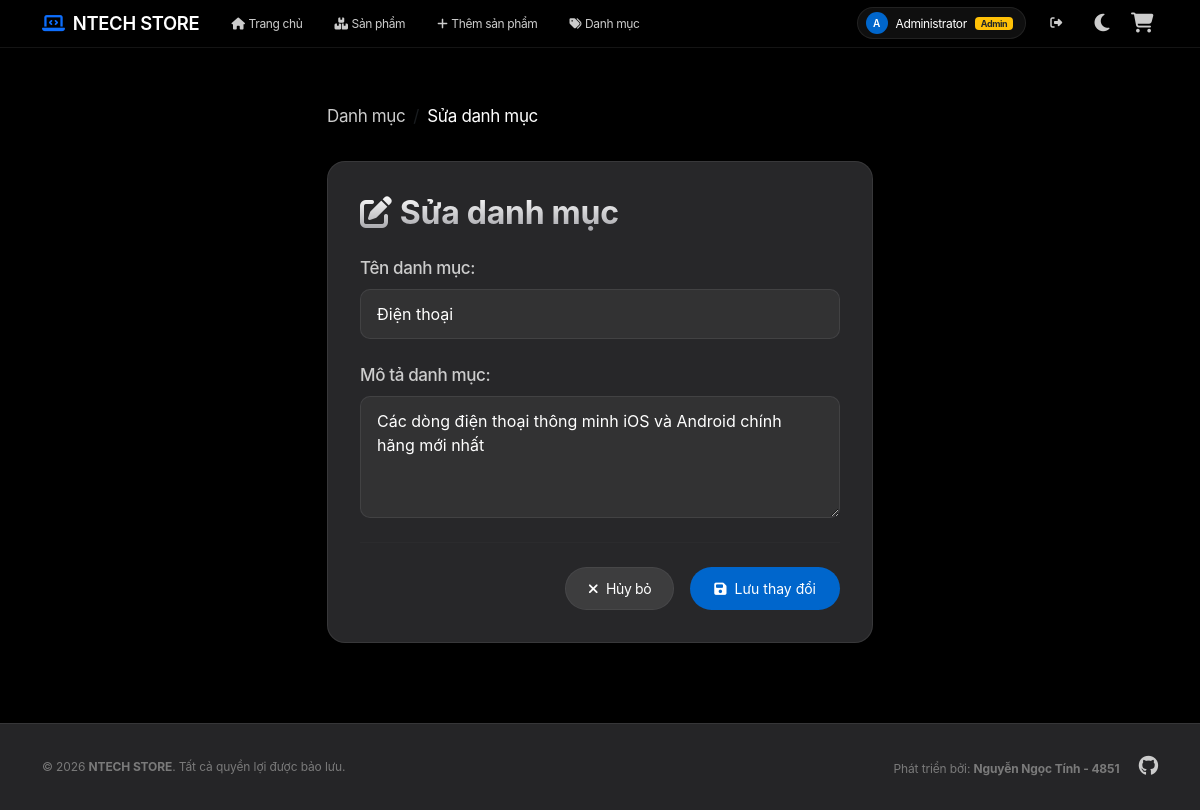
Screenshot of /Category/edit/1 (signed in) with the database file from the repository.
### tables this page shows
CREATE TABLE `category` (
  `id` int NOT NULL AUTO_INCREMENT,
  `name` varchar(100) NOT NULL,
  `description` text,
  PRIMARY KEY (`id`)
);

### index.php (called while the page is built, shortened)
<?php
$url = $_GET['url'] ?? '';
$url = rtrim($url, '/');
$url = filter_var($url, FILTER_SANITIZE_URL);
$url = explode('/', $url);
$action = isset($url[1]) && $url[1] != '' ? $url[1] : 'index';
$controller = new $controllerName();
call_user_func_array([$controller, $action], array_slice($url, 2));
?>

### app/config/database.php (called while the page is built, shortened)
<?php
class Database {
    private $host = "localhost";
    private $db_name = "my_store";
    private $username = "root";
    private $password = "";
    public function getConnection() {
        $this->conn = null;
        try {
            $this->conn = new PDO("mysql:host=" . $this->host . ";dbname=" . $this->db_name, $this->username, $this->password);
            $this->conn->exec("SET NAMES utf8mb4");
            $this->conn->setAttribute(PDO::ATTR_ERRMODE, PDO::ERRMODE_EXCEPTION);
        } catch(PDOException $exception) {
            echo "Connection error: " . $exception->getMessage();
        }
        return $this->conn;
    }
}
?>

### app/models/CategoryModel.php (called while the page is built, shortened)
<?php
class CategoryModel
{
    private $conn;
    private $table_name = "category";
    public function __construct($db)
    {
        $this->conn = $db;
    }
    public function getCategoryById($id)
    {
        $query = "SELECT id, name, description FROM " . $this->table_name . " WHERE id = :id";
        $stmt = $this->conn->prepare($query);
        $stmt->bindParam(':id', $id);
        $stmt->execute();
        $result = $stmt->fetch(PDO::FETCH_OBJ);
        return $result;
    }
}
?>

### app/views/category/edit.php (the view, shortened to what this page needs)
<?php include 'app/views/shares/header.php'; ?>
<div class="row mb-3">
    <div class="col-md-6 mx-auto">
        <nav aria-label="breadcrumb">
            <ol class="breadcrumb">
                <li class="breadcrumb-item"><a href="<?php echo BASE_URL; ?>/Category/list" class="text-muted text-decoration-none">Danh mục</a></li>
                <li class="breadcrumb-item active" style="color: var(--text-main);" aria-current="page">Sửa danh mục</li>
            </ol>
        </nav>
    </div>
</div>
<div class="row">
    <div class="col-md-6 mx-auto">
        <div class="glass-card">
            <h2 class="text-gradient fw-bold mb-4"><i class="fa-solid fa-pen-to-square me-2 text-warning"></i>Sửa danh mục</h2>
            <form method="POST" action="<?php echo BASE_URL; ?>/Category/update">
                <div class="mb-4">
                    <label for="name" class="form-label">Tên danh mục:</label>
                    <input type="text" id="name" name="name" class="form-control form-control-glass" value="<?php echo htmlspecialchars($category->name, ENT_QUOTES, 'UTF-8'); ?>" required>
                </div>
                <div class="mb-4">
                    <label for="description" class="form-label">Mô tả danh mục:</label>
                    <textarea id="description" name="description" class="form-control form-control-glass" rows="4"><?php echo htmlspecialchars($category->description ?? '', ENT_QUOTES, 'UTF-8'); ?></textarea>
                </div>
                <hr class="my-4" style="border-color: var(--glass-border);">
                <div class="d-flex gap-3 justify-content-end">
                    <a href="<?php echo BASE_URL; ?>/Category/list" class="btn btn-glass-secondary">
                        <i class="fa-solid fa-xmark me-2"></i>Hủy bỏ
                    </a>
                    <button type="submit" class="btn btn-premium px-4">
                        <i class="fa-solid fa-floppy-disk me-2"></i>Lưu thay đổi
                    </button>
                </div>
            </form>
        </div>
    </div>
</div>
<?php include 'app/views/shares/footer.php'; ?>

### app/views/shares/header.php (style rules this page uses)
:root { --primary: #0066cc; --primary-focus: #0071e3; --primary-on-dark: #2997ff; --ink: #1d1d1f; --body: #1d1d1f; --body-on-dark: #ffffff; --body-muted: #cccccc; --ink-muted-80: #333333; --ink-muted-48: #7a7a7a; --divider-soft: rgba(255, 255, 255, 0.08); --hairline: rgba(255, 255, 255, 0.08); --canvas: #161617; --canvas-parchment: #000000; --surface-pearl: #1d1d1f; --surface-tile-1: #272729; --surface-tile-2: #2a2a2c; --surface-tile-3: #252527; --surface-black: #000000; --surface-chip-translucent: rgba(210, 210, 215, 0.64); --bg-gradient: var(--canvas-parchment); --glass-bg: var(--surface-tile-1); --glass-border: var(--hairline); --glass-shadow: rgba(0, 0, 0, 0.22) 3px 5px 30px 0px; --accent-color: var(--primary); --accent-hover: var(--primary-focus); --text-main: #ffffff; --text-muted: var(--body-muted); --card-hover-bg: var(--surface-tile-2); --font-display: "SF Pro Display", -apple-system, BlinkMacSystemFont, "Inter", "Segoe UI", sans-serif; --font-text: "SF Pro Text", -apple-system, BlinkMacSystemFont, "Inter", "Segoe UI", sans-serif; --text-gradient: linear-gradient(180deg, #ffffff 0%, #a1a1a6 100%); --nav-bg: var(--surface-black); --nav-border: rgba(255, 255, 255, 0.08); --nav-link: rgba(255, 255, 255, 0.8); --nav-link-hover: #ffffff; --nav-brand: #ffffff; --footer-bg: var(--surface-tile-3); --footer-border: var(--hairline); --footer-text: var(--ink-muted-48); }
body, .glass-card, .navbar, .footer, tr, td, .form-control-glass, a, button, span, h1, h2, h3, h4, h5, h6, .input-group-text, .preview-container { transition: background-color 0.3s cubic-bezier(0.25, 0.8, 0.25, 1), color 0.3s cubic-bezier(0.25, 0.8, 0.25, 1), border-color 0.3s cubic-bezier(0.25, 0.8, 0.25, 1), box-shadow 0.3s cubic-bezier(0.25, 0.8, 0.25, 1); }
body { font-family: var(--font-text); font-size: 17px; line-height: 1.47; background: var(--bg-gradient); color: var(--text-main); min-height: 100vh; display: flex; flex-direction: column; letter-spacing: -0.374px; -webkit-font-smoothing: antialiased; }
h1, h2, h3, h4, h5, h6, .text-display-lg { font-family: var(--font-display); font-weight: 600; letter-spacing: -0.01em; color: var(--text-main); }
.glass-card { background: var(--glass-bg); border: 1px solid var(--glass-border); border-radius: 18px; box-shadow: var(--glass-shadow); padding: 2rem; transition: transform 0.3s cubic-bezier(0.25, 1, 0.5, 1), background-color 0.2s ease, box-shadow 0.3s ease; }
.btn-premium { background: var(--accent-color); border: none; color: white !important; font-weight: 400; padding: 11px 22px; border-radius: 980px; transition: opacity 0.15s ease, transform 0.1s ease; font-size: 14px; display: inline-flex; align-items: center; justify-content: center; text-decoration: none; }
.btn-glass-secondary { background: rgba(255, 255, 255, 0.1); border: 1px solid rgba(255, 255, 255, 0.05); color: var(--text-main); font-weight: 400; padding: 8px 22px; border-radius: 980px; transition: background 0.15s ease, transform 0.1s ease; font-size: 14px; display: inline-flex; align-items: center; justify-content: center; text-decoration: none; }
.text-gradient { font-family: var(--font-display); background: var(--text-gradient); -webkit-background-clip: text; -webkit-text-fill-color: transparent; letter-spacing: -0.28px; }
.text-muted { color: var(--text-muted) !important; }

### app/views/category/edit.php (style rules this page uses)
.form-control-glass { background: rgba(255, 255, 255, 0.05); border: 1px solid var(--glass-border); color: var(--text-main); border-radius: 10px; padding: 0.75rem 1rem; transition: all 0.3s ease; }
.form-label { font-weight: 500; color: var(--text-muted); margin-bottom: 0.5rem; }

### rows the page displays
category: name "Điện thoại", description "Các dòng điện thoại thông minh iOS và Android chính hãng mới nhất"

### other values shown
substr($currentUsername, 0, 1) "A"
$currentFullname "Administrator"
